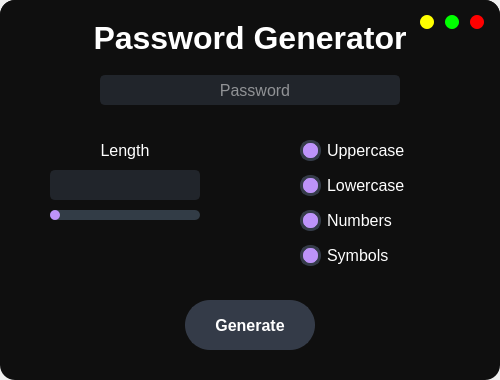
<?xml version="1.0" encoding="UTF-8"?>
<ui version="4.0">
 <class>MainWindow</class>
 <widget class="QMainWindow" name="MainWindow">
  <property name="geometry">
   <rect>
    <x>0</x>
    <y>0</y>
    <width>500</width>
    <height>380</height>
   </rect>
  </property>
  <property name="windowTitle">
   <string>MainWindow</string>
  </property>
  <widget class="QWidget" name="centralwidget">
   <widget class="QFrame" name="frame">
    <property name="geometry">
     <rect>
      <x>0</x>
      <y>0</y>
      <width>500</width>
      <height>380</height>
     </rect>
    </property>
    <property name="styleSheet">
     <string notr="true">QFrame {
	border-radius: 15px;
	background-color: rgb(15, 15, 15);
}</string>
    </property>
    <property name="frameShape">
     <enum>QFrame::StyledPanel</enum>
    </property>
    <property name="frameShadow">
     <enum>QFrame::Raised</enum>
    </property>
    <widget class="QLabel" name="label_Title">
     <property name="geometry">
      <rect>
       <x>0</x>
       <y>0</y>
       <width>500</width>
       <height>75</height>
      </rect>
     </property>
     <property name="font">
      <font>
       <family>Arial</family>
       <pointsize>24</pointsize>
       <weight>75</weight>
       <bold>true</bold>
      </font>
     </property>
     <property name="styleSheet">
      <string notr="true">QLabel{
	color: rgb(255, 255, 255);
} </string>
     </property>
     <property name="frameShape">
      <enum>QFrame::NoFrame</enum>
     </property>
     <property name="frameShadow">
      <enum>QFrame::Plain</enum>
     </property>
     <property name="lineWidth">
      <number>5</number>
     </property>
     <property name="text">
      <string>Password Generator</string>
     </property>
     <property name="alignment">
      <set>Qt::AlignCenter</set>
     </property>
    </widget>
    <widget class="QSlider" name="horizontalSlider_Length">
     <property name="geometry">
      <rect>
       <x>50</x>
       <y>200</y>
       <width>150</width>
       <height>30</height>
      </rect>
     </property>
     <property name="styleSheet">
      <string notr="true">QSlider::groove {
    border-radius: 5px;
    height: 10px;
	margin: 0px;
	background-color: rgb(50, 60, 70);
}

QSlider::handle {
    background-color: rgb(189, 147, 249);
    border: none;
    height: 10px;
    width: 10px;
    margin: 0px;
	border-radius: 5px;
}</string>
     </property>
     <property name="orientation">
      <enum>Qt::Horizontal</enum>
     </property>
    </widget>
    <widget class="QCheckBox" name="checkBox_Uppercase">
     <property name="geometry">
      <rect>
       <x>300</x>
       <y>135</y>
       <width>150</width>
       <height>30</height>
      </rect>
     </property>
     <property name="font">
      <font>
       <family>Arial</family>
       <pointsize>12</pointsize>
       <weight>50</weight>
       <bold>false</bold>
      </font>
     </property>
     <property name="styleSheet">
      <string notr="true">QCheckBox{
	color: white;
}

QCheckBox::indicator {
    border: 3px solid rgb(52, 59, 72);
	width: 15px;
	height: 15px;
	border-radius: 10px;
    background: rgb(44, 49, 60);
}

QCheckBox::indicator:checked {
    background: 3px solid rgb(189, 147, 249);
	border: 3px solid rgb(52, 59, 72);	
}</string>
     </property>
     <property name="text">
      <string>Uppercase</string>
     </property>
     <property name="checked">
      <bool>true</bool>
     </property>
     <property name="autoExclusive">
      <bool>false</bool>
     </property>
     <property name="tristate">
      <bool>false</bool>
     </property>
    </widget>
    <widget class="QCheckBox" name="checkBox_Lowercase">
     <property name="geometry">
      <rect>
       <x>300</x>
       <y>170</y>
       <width>150</width>
       <height>30</height>
      </rect>
     </property>
     <property name="font">
      <font>
       <family>Arial</family>
       <pointsize>12</pointsize>
       <weight>50</weight>
       <bold>false</bold>
      </font>
     </property>
     <property name="styleSheet">
      <string notr="true">QCheckBox{
	color: white;
}

QCheckBox::indicator {
    border: 3px solid rgb(52, 59, 72);
	width: 15px;
	height: 15px;
	border-radius: 10px;
    background: rgb(44, 49, 60);
}

QCheckBox::indicator:checked {
    background: 3px solid rgb(189, 147, 249);
	border: 3px solid rgb(52, 59, 72);	
}</string>
     </property>
     <property name="text">
      <string>Lowercase</string>
     </property>
     <property name="checked">
      <bool>true</bool>
     </property>
     <property name="autoExclusive">
      <bool>false</bool>
     </property>
     <property name="tristate">
      <bool>false</bool>
     </property>
    </widget>
    <widget class="QCheckBox" name="checkBox_Numbers">
     <property name="geometry">
      <rect>
       <x>300</x>
       <y>205</y>
       <width>150</width>
       <height>30</height>
      </rect>
     </property>
     <property name="font">
      <font>
       <family>Arial</family>
       <pointsize>12</pointsize>
       <weight>50</weight>
       <bold>false</bold>
      </font>
     </property>
     <property name="styleSheet">
      <string notr="true">QCheckBox{
	color: white;
}

QCheckBox::indicator {
    border: 3px solid rgb(52, 59, 72);
	width: 15px;
	height: 15px;
	border-radius: 10px;
    background: rgb(44, 49, 60);
}

QCheckBox::indicator:checked {
    background: 3px solid rgb(189, 147, 249);
	border: 3px solid rgb(52, 59, 72);	
}</string>
     </property>
     <property name="text">
      <string>Numbers</string>
     </property>
     <property name="checked">
      <bool>true</bool>
     </property>
     <property name="autoExclusive">
      <bool>false</bool>
     </property>
     <property name="tristate">
      <bool>false</bool>
     </property>
    </widget>
    <widget class="QCheckBox" name="checkBox_Symbols">
     <property name="geometry">
      <rect>
       <x>300</x>
       <y>240</y>
       <width>150</width>
       <height>30</height>
      </rect>
     </property>
     <property name="font">
      <font>
       <family>Arial</family>
       <pointsize>12</pointsize>
       <weight>50</weight>
       <bold>false</bold>
      </font>
     </property>
     <property name="styleSheet">
      <string notr="true">QCheckBox{
	color: white;
}

QCheckBox::indicator {
    border: 3px solid rgb(52, 59, 72);
	width: 15px;
	height: 15px;
	border-radius: 10px;
    background: rgb(44, 49, 60);
}

QCheckBox::indicator:checked {
    background: 3px solid rgb(189, 147, 249);
	border: 3px solid rgb(52, 59, 72);	
}</string>
     </property>
     <property name="text">
      <string>Symbols</string>
     </property>
     <property name="checked">
      <bool>true</bool>
     </property>
     <property name="autoExclusive">
      <bool>false</bool>
     </property>
     <property name="tristate">
      <bool>false</bool>
     </property>
    </widget>
    <widget class="QPushButton" name="pushButton_Generate">
     <property name="geometry">
      <rect>
       <x>185</x>
       <y>300</y>
       <width>130</width>
       <height>50</height>
      </rect>
     </property>
     <property name="font">
      <font>
       <family>Arial</family>
       <pointsize>12</pointsize>
       <weight>75</weight>
       <bold>true</bold>
      </font>
     </property>
     <property name="styleSheet">
      <string notr="true">QPushButton {
	color: white;
	border: 2px solid rgb(52, 59, 72);
	border-radius: 25px;	
	background-color: rgb(52, 59, 72);
}
QPushButton:hover {
	background-color: rgb(57, 65, 80);
	border: 2px solid rgb(61, 70, 86);
}
 QPushButton:pressed {	
	background-color: rgb(35, 40, 49);
	border: 2px solid rgb(43, 50, 61);
}</string>
     </property>
     <property name="text">
      <string>Generate</string>
     </property>
    </widget>
    <widget class="Line" name="line">
     <property name="geometry">
      <rect>
       <x>249</x>
       <y>136</y>
       <width>2</width>
       <height>135</height>
      </rect>
     </property>
     <property name="styleSheet">
      <string notr="true">Line{
	background-color: rgb(189, 147, 249);
	border-radius: 1px;
}</string>
     </property>
     <property name="orientation">
      <enum>Qt::Vertical</enum>
     </property>
    </widget>
    <widget class="QLabel" name="label_Length">
     <property name="geometry">
      <rect>
       <x>50</x>
       <y>135</y>
       <width>150</width>
       <height>30</height>
      </rect>
     </property>
     <property name="font">
      <font>
       <family>Arial</family>
       <pointsize>12</pointsize>
      </font>
     </property>
     <property name="styleSheet">
      <string notr="true">QLabel {
	color: white;
}</string>
     </property>
     <property name="text">
      <string>Length</string>
     </property>
     <property name="alignment">
      <set>Qt::AlignCenter</set>
     </property>
    </widget>
    <widget class="QLineEdit" name="lineEdit_Password">
     <property name="geometry">
      <rect>
       <x>100</x>
       <y>75</y>
       <width>300</width>
       <height>30</height>
      </rect>
     </property>
     <property name="font">
      <font>
       <pointsize>12</pointsize>
      </font>
     </property>
     <property name="styleSheet">
      <string notr="true">QLineEdit {
	color: white;
	background-color: rgb(33, 37, 43);
	border-radius: 5px;
	border: 2px solid rgb(33, 37, 43);
	padding-left: 10px;
	selection-color: rgb(255, 255, 255);
	selection-background-color: rgb(255, 121, 198);
}
QLineEdit:hover {
	border: 2px solid rgb(64, 71, 88);
}
QLineEdit:focus {
	border: 2px solid rgb(91, 101, 124);
}</string>
     </property>
     <property name="alignment">
      <set>Qt::AlignCenter</set>
     </property>
     <property name="dragEnabled">
      <bool>false</bool>
     </property>
     <property name="placeholderText">
      <string>Password</string>
     </property>
     <property name="cursorMoveStyle">
      <enum>Qt::VisualMoveStyle</enum>
     </property>
    </widget>
    <widget class="QPushButton" name="pushButton_Close">
     <property name="geometry">
      <rect>
       <x>470</x>
       <y>15</y>
       <width>14</width>
       <height>14</height>
      </rect>
     </property>
     <property name="styleSheet">
      <string notr="true">QPushButton {
	border-radius: 7px;
	background-color: rgb(255,0,0);
}</string>
     </property>
     <property name="text">
      <string/>
     </property>
    </widget>
    <widget class="QPushButton" name="pushButton_Maximize">
     <property name="geometry">
      <rect>
       <x>445</x>
       <y>15</y>
       <width>14</width>
       <height>14</height>
      </rect>
     </property>
     <property name="styleSheet">
      <string notr="true">QPushButton {
	border-radius: 7px;
	background-color: rgb(0,255,0);
}</string>
     </property>
     <property name="text">
      <string/>
     </property>
    </widget>
    <widget class="QPushButton" name="pushButton_Minimize">
     <property name="geometry">
      <rect>
       <x>420</x>
       <y>15</y>
       <width>14</width>
       <height>14</height>
      </rect>
     </property>
     <property name="styleSheet">
      <string notr="true">QPushButton {
	border-radius: 7px;
	background-color: rgb(255,255,0);
}</string>
     </property>
     <property name="text">
      <string/>
     </property>
    </widget>
    <widget class="QLineEdit" name="lineEdit_Length_Number">
     <property name="geometry">
      <rect>
       <x>50</x>
       <y>170</y>
       <width>150</width>
       <height>30</height>
      </rect>
     </property>
     <property name="font">
      <font>
       <family>Arial</family>
       <pointsize>12</pointsize>
       <weight>75</weight>
       <bold>true</bold>
      </font>
     </property>
     <property name="styleSheet">
      <string notr="true">QLineEdit {
	color: white;
	background-color: rgb(33, 37, 43);
	border-radius: 5px;
	border: 2px solid rgb(33, 37, 43);
	padding-left: 10px;
	selection-color: rgb(255, 255, 255);
	selection-background-color: rgb(255, 121, 198);
}
QLineEdit:hover {
	border: 2px solid rgb(64, 71, 88);
}
QLineEdit:focus {
	border: 2px solid rgb(91, 101, 124);
}</string>
     </property>
     <property name="alignment">
      <set>Qt::AlignCenter</set>
     </property>
     <property name="placeholderText">
      <string/>
     </property>
    </widget>
   </widget>
  </widget>
 </widget>
 <resources/>
 <connections/>
</ui>
